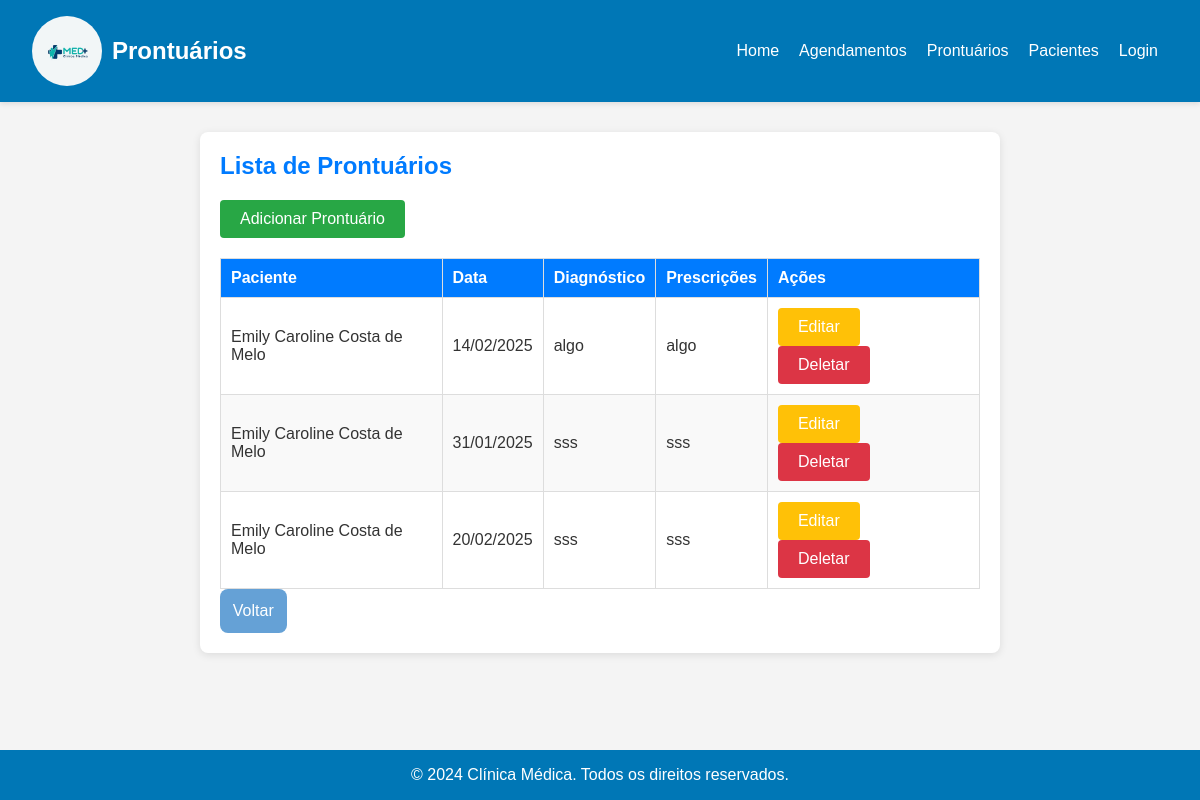
/prontuarios/, run on an earlier commit of the app's database.
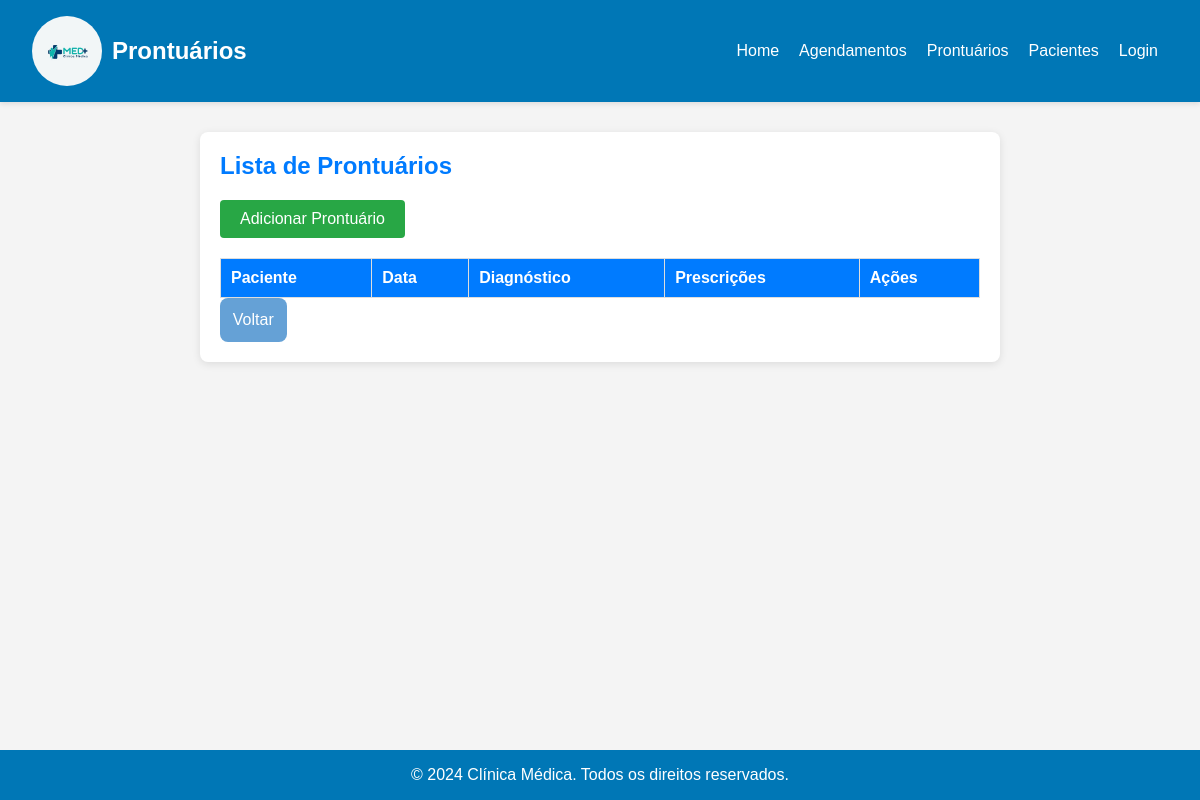
And on a later commit of the database.
### models.py (models this page shows)
class Prontuario(db.Model):
    id = db.Column(db.Integer, primary_key=True)
    data = db.Column(db.Date, nullable=False)
    diagnostico = db.Column(db.String(255))
    prescricoes = db.Column(db.String(255))
    paciente_id = db.Column(db.Integer, db.ForeignKey('paciente.id'), nullable=False)
    paciente = db.relationship('Paciente', backref='prontuarios_relacao')

class Paciente(db.Model):
    id = db.Column(db.Integer, primary_key=True)
    nome = db.Column(db.String(120), nullable=False)
    cpf = db.Column(db.String(11), unique=True, nullable=False)
    telefone = db.Column(db.String(15))
    endereco = db.Column(db.String(255))
    data_nascimento = db.Column(db.Date, nullable=False)
    prontuarios = db.relationship('Prontuario', backref='paciente_relacao', lazy=True)
    consultas = db.relationship('Consulta', backref='paciente_relacao', lazy=True)
    agendamentos = db.relationship('Agendamento', backref='paciente_relacao', lazy=True)

### controllers/prontuario_controller.py (the view)
@prontuario_bp.route('/')
def listar_prontuarios():
    prontuarios = Prontuario.query.all()
    return render_template('listar_prontuarios.html', prontuarios=prontuarios)

### templates/listar_prontuarios.html (shortened to what this page needs)
<!DOCTYPE html>
<html lang="pt-br">
<head>
    <link rel="stylesheet" href="{{ url_for('static', filename='css/prontuario.css') }}">
</head>
<body>
    <header>
        <div class="logo">
            <img src="{{ url_for('static', filename='img/logo.jpg') }}" alt="Logo Clínica Médica">
            <h1> Prontuários</h1>
        </div>
        <nav>
            <ul>
                <li><a href="{{ url_for('home') }}">Home</a></li>
                <li><a href="{{ url_for('agendamento.listar_agendamentos') }}">Agendamentos</a></li>
                <li><a href="{{ url_for('prontuario.listar_prontuarios') }}">Prontuários</a></li>
                <li><a href="{{ url_for('paciente.listar_pacientes') }}">Pacientes</a></li>
                <li><a href="{{ url_for('login.login') }}">Login</a></li>
            </ul>
        </nav>
    </header>
    <main>
        <h2>Lista de Prontuários</h2>
        <a href="{{ url_for('prontuario.adicionar_prontuario') }}" class="btn btn-primary">Adicionar Prontuário</a>
        <table>
            <thead>
                <tr>
                    <th>Paciente</th>
                    <th>Data</th>
                    <th>Diagnóstico</th>
                    <th>Prescrições</th>
                    <th>Ações</th>
                </tr>
            </thead>
            <tbody>
                {% for prontuario in prontuarios %}
                <tr>
                    <td>{{ prontuario.paciente.nome }}</td>
                    <td>{{ prontuario.data.strftime('%d/%m/%Y') }}</td>
                    <td>{{ prontuario.diagnostico }}</td>
                    <td>{{ prontuario.prescricoes }}</td>
                    <td>
                        <a href="{{ url_for('prontuario.editar_prontuario', id=prontuario.id) }}" class="btn btn-warning">Editar</a>
                        <form action="{{ url_for('prontuario.deletar_prontuario', id=prontuario.id) }}" method="POST" style="display:inline;">
                            <button type="submit" class="btn btn-danger">Deletar</button>
                        </form>
                    </td>
                </tr>
                {% endfor %}
            </tbody>
        </table>
        <button type="button" class="btn btn-secondary" onclick="history.back()">Voltar</button>
    </main>
    <footer>
        <p>&copy; 2024 Clínica Médica. Todos os direitos reservados.</p>
    </footer>
</body>
</html>

### static/css/prontuario.css (style rules this page uses)
* { margin: 0; padding: 0; box-sizing: border-box; }
body { font-family: Arial, sans-serif; background-color: #f4f4f4; color: #333; }
header { display: flex; justify-content: space-between; align-items: center; padding: 1rem 2rem; background-color: #0077b6; color: white; box-shadow: 0 2px 5px rgba(0, 0, 0, 0.1); position: sticky; top: 0; z-index: 1000; }
.logo { display: flex; align-items: center; gap: 10px; }
.logo img { width: 70px; height: 70px; border-radius: 50%; }
.logo h1 { font-size: 1.5rem; }
nav ul { list-style-type: none; padding: 10px; display: flex; justify-content: center; gap: 20px; }
nav ul li a { color: white; text-decoration: none; font-size: 16px; transition: color 0.3s; }
main { padding: 30px; background-color: white; margin: 20px auto; max-width: 1200px; border-radius: 8px; box-shadow: 0 2px 10px rgba(0, 0, 0, 0.1); }
h2 { font-size: 24px; margin-bottom: 20px; color: #007bff; }
.btn { display: inline-block; padding: 10px 20px; background-color: #007bff; color: white; text-decoration: none; border-radius: 4px; transition: background-color 0.3s; margin-right: 10px; }
.btn-primary { background-color: #28a745; }
table { width: 100%; border-collapse: collapse; margin-top: 20px; }
table th, table td { padding: 10px; text-align: left; border: 1px solid #ddd; }
table th { background-color: #007bff; color: white; }
footer { background-color: #007bff; color: white; text-align: center; padding: 10px; position: fixed; width: 100%; bottom: 0; }
button { padding: 12px 25px; font-size: 16px; cursor: pointer; border: none; border-radius: 5px; transition: background-color 0.3s ease; }
h2 { font-size: 24px; color: #007bff; margin-bottom: 20px; }
main { max-width: 800px; margin: 30px auto; padding: 20px; background-color: white; border-radius: 8px; box-shadow: 0 2px 8px rgba(0, 0, 0, 0.1); }
footer { text-align: center; padding: 1rem; background-color: #0077b6; color: white; margin-top: auto; }
.btn-secondary { background-color: #65a1d6; color: white; font-size: 1rem; padding: 0.8rem; border: none; border-radius: 8px; cursor: pointer; transition: background-color 0.3s; align-self: center; max-width: 150px; text-align: center; }

What changed in the data, as far as the page shows it:
removed Prontuario: paciente.nome "Emily Caroline Costa de Melo", data "14/02/2025", diagnostico "algo", prescricoes "algo"
removed Prontuario: paciente.nome "Emily Caroline Costa de Melo", data "31/01/2025", diagnostico "sss", prescricoes "sss"
removed Prontuario: paciente.nome "Emily Caroline Costa de Melo", data "20/02/2025", diagnostico "sss", prescricoes "sss"
